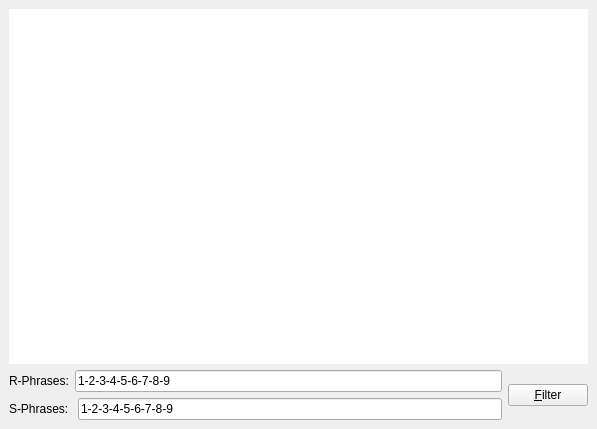
<ui version="4.0" >
 <class>RSWidget</class>
 <widget class="QWidget" name="RSWidget" >
  <property name="geometry" >
   <rect>
    <x>0</x>
    <y>0</y>
    <width>597</width>
    <height>429</height>
   </rect>
  </property>
  <layout class="QGridLayout" >
   <property name="leftMargin" >
    <number>9</number>
   </property>
   <property name="topMargin" >
    <number>9</number>
   </property>
   <property name="rightMargin" >
    <number>9</number>
   </property>
   <property name="bottomMargin" >
    <number>9</number>
   </property>
   <property name="horizontalSpacing" >
    <number>6</number>
   </property>
   <property name="verticalSpacing" >
    <number>6</number>
   </property>
   <item row="2" column="0" >
    <layout class="QHBoxLayout" >
     <property name="spacing" >
      <number>6</number>
     </property>
     <property name="leftMargin" >
      <number>0</number>
     </property>
     <property name="topMargin" >
      <number>0</number>
     </property>
     <property name="rightMargin" >
      <number>0</number>
     </property>
     <property name="bottomMargin" >
      <number>0</number>
     </property>
     <item>
      <layout class="QVBoxLayout" >
       <property name="spacing" >
        <number>6</number>
       </property>
       <property name="leftMargin" >
        <number>0</number>
       </property>
       <property name="topMargin" >
        <number>0</number>
       </property>
       <property name="rightMargin" >
        <number>0</number>
       </property>
       <property name="bottomMargin" >
        <number>0</number>
       </property>
       <item>
        <layout class="QHBoxLayout" >
         <property name="spacing" >
          <number>6</number>
         </property>
         <property name="leftMargin" >
          <number>0</number>
         </property>
         <property name="topMargin" >
          <number>0</number>
         </property>
         <property name="rightMargin" >
          <number>0</number>
         </property>
         <property name="bottomMargin" >
          <number>0</number>
         </property>
         <item>
          <widget class="QLabel" name="label" >
           <property name="text" >
            <string>R-Phrases:</string>
           </property>
           <property name="buddy" >
            <cstring>r_le</cstring>
           </property>
          </widget>
         </item>
         <item>
          <widget class="KLineEdit" name="r_le" >
           <property name="toolTip" >
            <string>Enter the R-Phrases you want to read. Only "-" is allowed as a delimiter. The combinations with "/" are not yet implemented.</string>
           </property>
           <property name="statusTip" >
            <string/>
           </property>
           <property name="whatsThis" >
            <string>Enter the R-Phrases you want to read</string>
           </property>
           <property name="text" >
            <string>1-2-3-4-5-6-7-8-9</string>
           </property>
          </widget>
         </item>
        </layout>
       </item>
       <item>
        <layout class="QHBoxLayout" >
         <property name="spacing" >
          <number>6</number>
         </property>
         <property name="leftMargin" >
          <number>0</number>
         </property>
         <property name="topMargin" >
          <number>0</number>
         </property>
         <property name="rightMargin" >
          <number>0</number>
         </property>
         <property name="bottomMargin" >
          <number>0</number>
         </property>
         <item>
          <widget class="QLabel" name="label_2" >
           <property name="text" >
            <string>S-Phrases: </string>
           </property>
           <property name="buddy" >
            <cstring>s_le</cstring>
           </property>
          </widget>
         </item>
         <item>
          <widget class="KLineEdit" name="s_le" >
           <property name="toolTip" >
            <string>Enter the S-Phrases you want to read. Only "-" is allowed as a delimiter. The combinations with "/" are not yet implemented.</string>
           </property>
           <property name="whatsThis" >
            <string>Enter the S-Phrases you want to read</string>
           </property>
           <property name="text" >
            <string>1-2-3-4-5-6-7-8-9</string>
           </property>
          </widget>
         </item>
        </layout>
       </item>
      </layout>
     </item>
     <item>
      <widget class="QPushButton" name="filterButton" >
       <property name="toolTip" >
        <string>Click here to search for the phrases you entered on the left</string>
       </property>
       <property name="whatsThis" >
        <string>Click here to search for the phrases you entered on the left</string>
       </property>
       <property name="text" >
        <string>&amp;Filter</string>
       </property>
      </widget>
     </item>
    </layout>
   </item>
   <item row="1" column="0" >
    <widget class="KTextBrowser" name="text" >
     <property name="minimumSize" >
      <size>
       <width>500</width>
       <height>300</height>
      </size>
     </property>
     <property name="frameShape" >
      <enum>QFrame::NoFrame</enum>
     </property>
     <property name="frameShadow" >
      <enum>QFrame::Plain</enum>
     </property>
     <property name="lineWidth" >
      <number>1</number>
     </property>
    </widget>
   </item>
  </layout>
 </widget>
 <customwidgets>
  <customwidget>
   <class>KTextBrowser</class>
   <extends>QTextBrowser</extends>
   <header>ktextbrowser.h</header>
  </customwidget>
  <customwidget>
   <class>KLineEdit</class>
   <extends>QLineEdit</extends>
   <header>klineedit.h</header>
  </customwidget>
 </customwidgets>
 <resources/>
 <connections/>
</ui>
